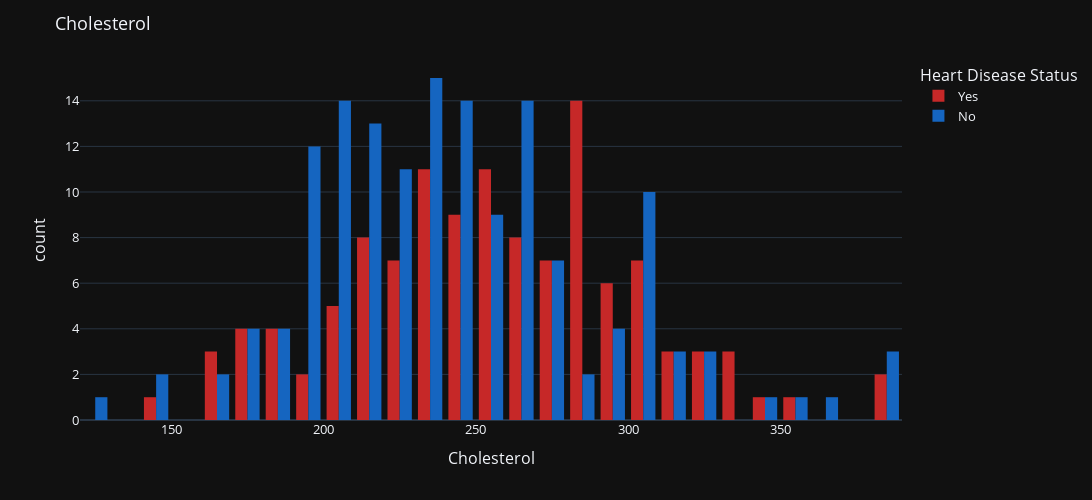

Notebook code for this chart:
### Code cell
histplot("Cholesterol", width=1200, text_auto=False)

### Figure 1 — Plotly figure (JSON) as saved in the notebook; plotly's stock layout.template omitted (floating-point values rounded to 4 significant figures; data arrays with more than 128 entries replaced by an {"elided": "..."} marker saying what was removed)
{"data": [{"alignmentgroup": "True", "bingroup": "x", "hovertemplate": "Heart Disease=1<br>Cholesterol=%{x}<br>count=%{y}<extra></extra>", "legendgroup": "1", "marker": {"color": "#C62828", "pattern": {"shape": ""}}, "name": "Yes", "nbinsx": 40, "offsetgroup": "1", "orientation": "v", "showlegend": true, "type": "histogram", "x": [322, 261, 256, 239, 293, 380.5, 234, 311, 203, 229, 230, 229, 326, 200, 256, 207, 273, 223, 218, 149, 197, 246, 225, 315, 166, 249, 281, 305, 276, 319, 243, 260, 309, 218, 198, 270, 243, 330, 266, 206, 212, 275, 234, 237, 289, 254, 274, 258, 177, 327, 305, 249, 288, 283, 188, 286, 274, 267, 230, 269, 212, 246, 249, 212, 233, 283, 282, 230, 167, 224, 217, 228, 231, 244, 259, 282, 254, 299, 294, 298, 231, 254, 380.5, 172, 184, 269, 174, 282, 304, 300, 258, 299, 289, 309, 288, 216, 239, 254, 330, 263, 341, 307, 219, 255, 164, 177, 274, 268, 253, 248, 185, 282, 188, 290, 353, 335, 206, 284, 229, 286], "xaxis": "x", "yaxis": "y"}, {"alignmentgroup": "True", "bingroup": "x", "hovertemplate": "Heart Disease=0<br>Cholesterol=%{x}<br>count=%{y}<extra></extra>", "legendgroup": "0", "marker": {"color": "#1565C0", "pattern": {"shape": ""}}, "name": "No", "nbinsx": 40, "offsetgroup": "0", "orientation": "v", "showlegend": true, "type": "histogram", "x": {"elided": "150 float values"}, "xaxis": "x", "yaxis": "y"}], "layout": {"barmode": "group", "font": {"size": 13}, "height": 500, "legend": {"title": {"text": "Heart Disease Status"}, "tracegroupgap": 0}, "margin": {"t": 60}, "title": {"text": "Cholesterol"}, "width": 1200, "xaxis": {"anchor": "y", "domain": [0, 1], "title": {"text": "Cholesterol"}}, "yaxis": {"anchor": "x", "domain": [0, 1], "title": {"text": "count"}}}}
